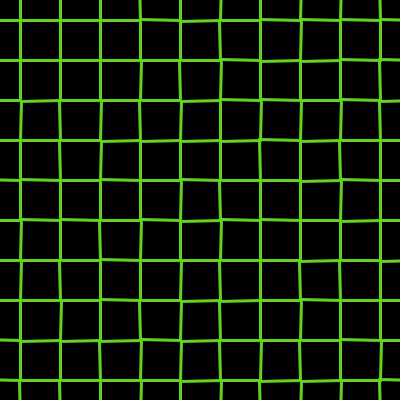
Frame 1 (no input)
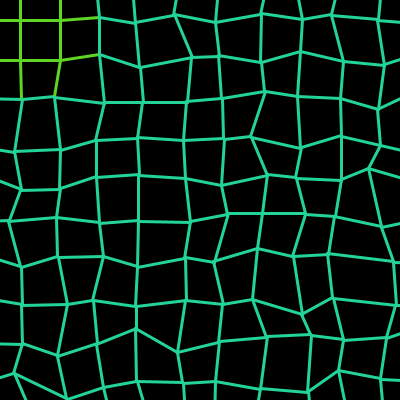
Frame 60 (the mouse pressed at the canvas centre just before this capture)
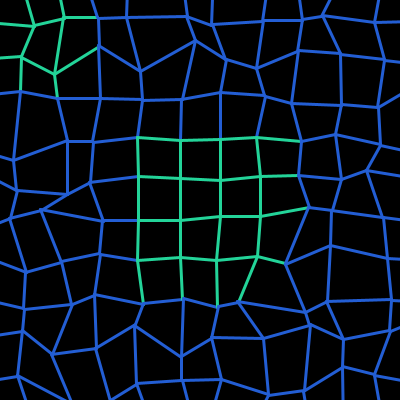
Frame 120 (the mouse held since frame 60 and released just before this capture)

The Processing sketch that drew these frames (run headless with seeded random() and noise(); from frame 60 on, the mouse is pressed at the canvas centre):

// Processing sketch: processing_99485
// ── processing_99485.pde

int spacing = 40;
int wideCount, highCount;
Node[] nodes;

void setup() {
  size(400, 400);
  colorMode(HSB, 360);
  strokeWeight(3);
  wideCount = (width + 200) / spacing;
  highCount = (height + 200) / spacing;
  nodes = new Node[(wideCount * highCount) + 100];
  
  int i = 0;
  for(int x = -100; x < width + 100; x += spacing) {
    for(int y = -100; y < height + 100; y += spacing) {
      nodes[i] = new Node(x, y);
      i++;
    }
  } 
}

void draw() {
  background(0);
  for(int i = 0; i < wideCount * highCount; i++) {
    nodes[i].attract();
    makeLines(i);
  }
}

void makeLines(int i) {
  stroke(nodes[i].colorReturn(), 300, 300);
  if(i % highCount < highCount - 1) {
    line(nodes[i].xReturn(), nodes[i].yReturn(), nodes[i+1].xReturn(), nodes[i+1].yReturn());
  }
  if(i < (highCount * wideCount) - highCount) {
    line(nodes[i].xReturn(), nodes[i].yReturn(), nodes[i+highCount].xReturn(), nodes[i+highCount].yReturn());
  }
}

class Node {
  
  int xdefault;
  int ydefault;
  int xpos;
  int ypos;
  int boundary;
  float easing;
  int c;
  
  Node(int _xpos, int _ypos) {
    xdefault = _xpos;
    ydefault = _ypos;
    xpos = _xpos;
    ypos = _ypos;
    boundary = 100;
    easing = 5.0;
    c = 100;
  }
  
  void attract() {
    if(dist(xdefault, ydefault, mouseX, mouseY) > boundary || dist(xpos, ypos, mouseX, mouseY) > boundary) {
      xpos += int(random(-2, 2));
      ypos += int(random(-2, 2));
      c = (c + 1) % 360;
    }
    else {
      xpos = int(xpos + (xdefault - xpos) / easing);
      ypos = int(ypos + (ydefault - ypos) / easing);
    }
  }
  
  void display() {
    point(xpos, ypos);
  }
  
  int colorReturn() {
    return c;
  }
  
  int xReturn() {
    return xpos;
  }
  
  int yReturn() {
    return ypos;
  }
  
}
